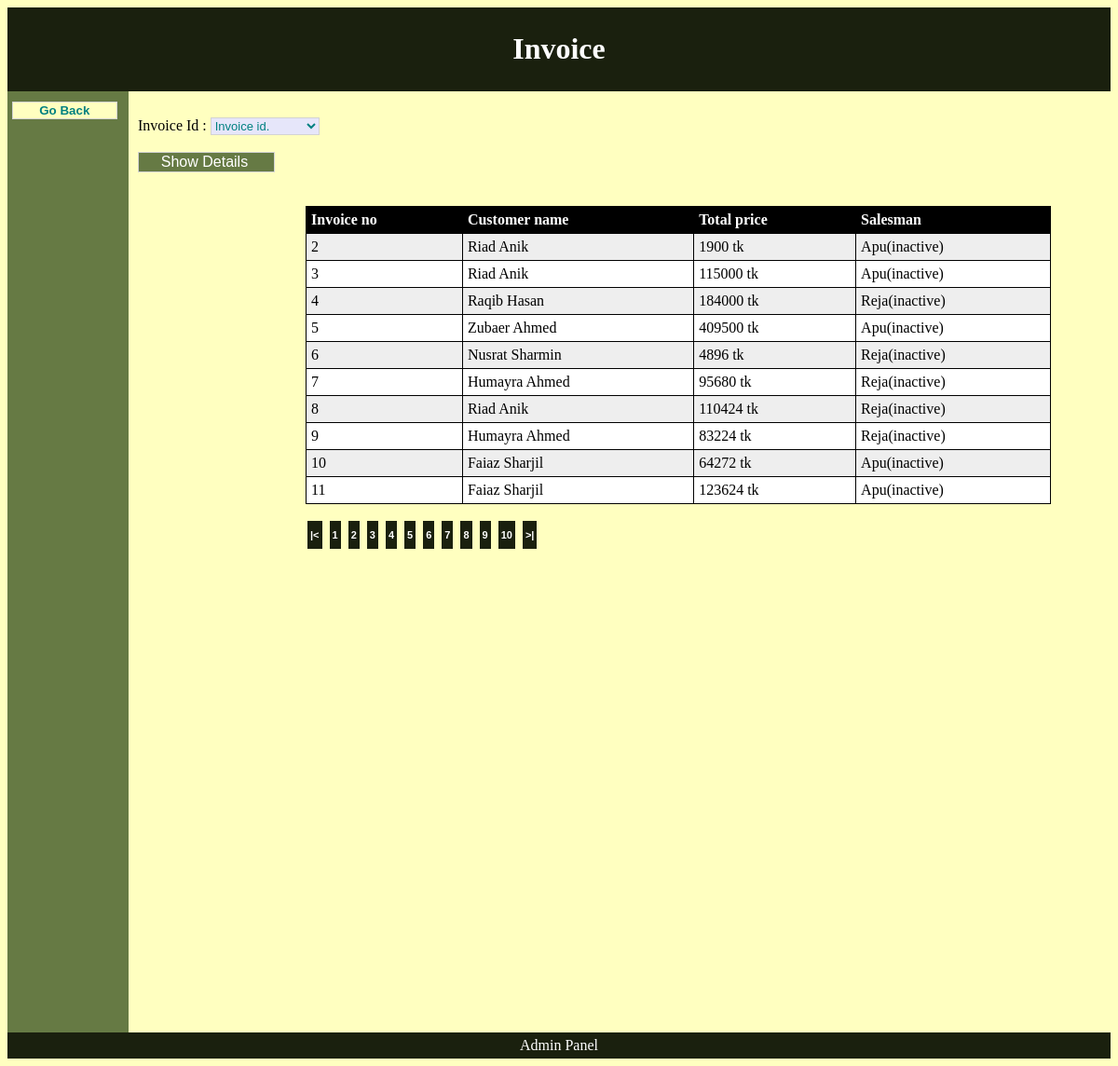
/Sales-portion/SalesInvoice.php (signed in), run on the app's committed database.
### tables this page shows
CREATE TABLE IF NOT EXISTS `invoice` (
  `I_id` int(10) NOT NULL,
  `C_id` int(10) NOT NULL,
  `I_subtotal` int(10) NOT NULL,
  `I_vat` int(10) NOT NULL,
  `I_totalcost` int(15) NOT NULL,
  `I_date` date NOT NULL,
  `s_id` int(15) NOT NULL,
  `D_id` int(15) NOT NULL
);

CREATE TABLE IF NOT EXISTS `customer` (
  `C_id` int(15) NOT NULL,
  `C_Fname` varchar(10) NOT NULL,
  `C_Lname` varchar(10) NOT NULL,
  `C_phone` varchar(15) NOT NULL,
  `C_email` varchar(30) NOT NULL,
  `D_id` int(15) NOT NULL
);

CREATE TABLE IF NOT EXISTS `salesman` (
  `S_id` int(10) NOT NULL,
  `S_name` varchar(15) NOT NULL,
  `status` varchar(10) NOT NULL
);

### Sales-portion/SalesInvoice.php (the view, shortened to what this page needs)
<?php
$num_rec_per_page=10;
if (isset($_GET["page"])) {
    $page  = $_GET["page"];
}
else {
    $page=1;
}
$start_from = ($page-1) * $num_rec_per_page;
    $result1= mysql_query("SELECT project.`customer`.`C_Fname`,`C_Lname`,project.`invoice`.`I_id`,`I_totalcost`,project.`salesman`.`S_name`,`status`
FROM project.`invoice`
INNER JOIN project.`customer` ON project.`customer`.`C_id`=project.`invoice`.`C_id`
INNER JOIN project.`salesman` ON project.`salesman`.`S_id`=project.`invoice`.`S_id`
ORDER BY project.`invoice`.`I_id`LIMIT $start_from, $num_rec_per_page;
");
?>
<!DOCTYPE html>
<html>
    <head>
        <link rel="stylesheet" href="style.css">
    </head>
    <body bgcolor=" #FFFFC0">
        <header>
        <h1>Invoice</h1>
        </header>
        <nav>
   <div class="submit"> <form action="SalesSection.php" method="POST"><input type="submit" class="cat"style="font-face: 'Comic Sans MS'; font-size: smaller; color: teal; background-color: #FFFFC0; border: 1pt ridge lightgrey" value="&nbsp;&nbsp;&nbsp;&nbsp;&nbsp;&nbsp;Go Back&nbsp;&nbsp;&nbsp;&nbsp;&nbsp;&nbsp;"></div></form>
        </nav>
        <section>
        <!DOCTYPE html>
        <html>
        <head>
        </head>
        <body>
             <form action="invoicedetails.php" method="POST"><br>
                Invoice Id : <select name="i_id"style="font-face: 'Comic Sans MS'; font-size: small; color: teal; background-color:#E6E6FA ; border: 1pt ridge lightgrey" ><option disabled selected style='display: none;'> Invoice id.&nbsp;&nbsp;&nbsp;&nbsp;&nbsp;&nbsp;&nbsp;&nbsp;&nbsp;&nbsp;
                 </option>
    </select><br><br>
                 <div class="sub"><input type="submit" style="font-face: 'Comic Sans MS'; font-size: medium;cursor:pointer; color: white; background-color: #667A44; border: 1pt ridge lightgrey" value="&nbsp;&nbsp;&nbsp;&nbsp;Show Details&nbsp;&nbsp;&nbsp;&nbsp;&nbsp;"></div>
    <br><br>
            </form>
        <div class="table">
        <table id="t01">
          <tr>
            <th>Invoice no</th>
            <th>Customer name</th>
            <th>Total price</th>
            <th>Salesman</th>
          </tr>
            <?php
while ($row=mysql_fetch_array($result1,MYSQL_NUM)){
              echo "<tr>";
              echo "<td>" .$row[2]. "</td>";
               echo "<td>" .$row[0]." " .$row[1]."</td>";
       echo "<td>" .$row[3]." tk"."</td>";
    echo "<td>" .$row[4]."(".$row[5].")"."</td>";
              echo "</tr>";
              }
?>
                </table><br>
            <?php
$sql = "SELECT project.`customer`.`C_Lname`,project.`invoice`.`I_id`,`I_totalcost`
FROM project.`invoice`
INNER JOIN project.`customer` ON project.`customer`.`C_id`=project.`invoice`.`C_id`ORDER BY project.`invoice`.`I_id`";
$rs_result = mysql_query($sql);
$total_records = mysql_num_rows($rs_result);
$total_pages = ceil($total_records / $num_rec_per_page);
echo "<a class=\"button\"href='SalesInvoice.php?page=1'>".'|<'."</a> ";
for ($i=1; $i<=$total_pages; $i++) {
            echo "<a class=\" button\" href='SalesInvoice.php?page=".$i."'>".$i."</a> ";
};
echo "<a class=\"button\"href='SalesInvoice.php?page=$total_pages'>".'>|'."</a> ";
?>
        </div>
        </body>
        </section>
        <footer>
        Admin Panel
        </footer>
    </body>
</html>

### Sales-portion/style.css (style rules this page uses)
header { background-color:#1A200E; color:white; text-align:center; padding:5px; }
.cat { cursor: pointer; font-weight:bold; }
.submit { -webkit-transition: width 2s; transition: width 2s; }
.sub { -webkit-transition: width 2s,height 3s; transition: width 2s,height 3s; }
.button { background-color: #1A200E; border:solid 2px #FFFFC0; border-top:0; border-bottom:0; display:inline-block; color:#fff; font-family: Arial,Helvetica,sans-serif; font-size:11px; font-weight:bold; line-height:30px; text-decoration:none; padding:0 3px; }
nav { line-height:30px; background-color:#667A44; height: 1000px; width:120px; float:left; padding:5px; }
section { margin-top: auto; width:650px; float:left; height: auto; padding:10px; }
footer { background-color:#1A200E; color:white; clear:both; text-align:center; padding:5px; }
.table { width: 800px; height: 300px; margin-left: 180px; }

### Sales-portion/SalesInvoice.php (style rules this page uses)
table { width:100%; }
table, th, td { border: 1px solid black; border-collapse: collapse; }
th, td { padding: 5px; text-align: left; }
table#t01 tr:nth-child(even) { background-color: #eee; }
table#t01 tr:nth-child(odd) { background-color:#fff; }
table#t01 th { background-color: black; color: white; }

### data on the page
invoice: I_id "2", C.C_Fname "Riad", C.C_Lname "Anik", I_totalcost "1900", s.S_name "Apu", s.status "inactive"
invoice: I_id "3", C.C_Fname "Riad", C.C_Lname "Anik", I_totalcost "115000", s.S_name "Apu", s.status "inactive"
invoice: I_id "4", C.C_Fname "Raqib", C.C_Lname "Hasan", I_totalcost "184000", s.S_name "Reja", s.status "inactive"
invoice: I_id "5", C.C_Fname "Zubaer", C.C_Lname "Ahmed", I_totalcost "409500", s.S_name "Apu", s.status "inactive"
invoice: I_id "6", C.C_Fname "Nusrat", C.C_Lname "Sharmin", I_totalcost "4896", s.S_name "Reja", s.status "inactive"
invoice: I_id "7", C.C_Fname "Humayra", C.C_Lname "Ahmed", I_totalcost "95680", s.S_name "Reja", s.status "inactive"
invoice: I_id "8", C.C_Fname "Riad", C.C_Lname "Anik", I_totalcost "110424", s.S_name "Reja", s.status "inactive"
invoice: I_id "9", C.C_Fname "Humayra", C.C_Lname "Ahmed", I_totalcost "83224", s.S_name "Reja", s.status "inactive"
invoice: I_id "10", C.C_Fname "Faiaz", C.C_Lname "Sharjil", I_totalcost "64272", s.S_name "Apu", s.status "inactive"
invoice: I_id "11", C.C_Fname "Faiaz", C.C_Lname "Sharjil", I_totalcost "123624", s.S_name "Apu", s.status "inactive"
